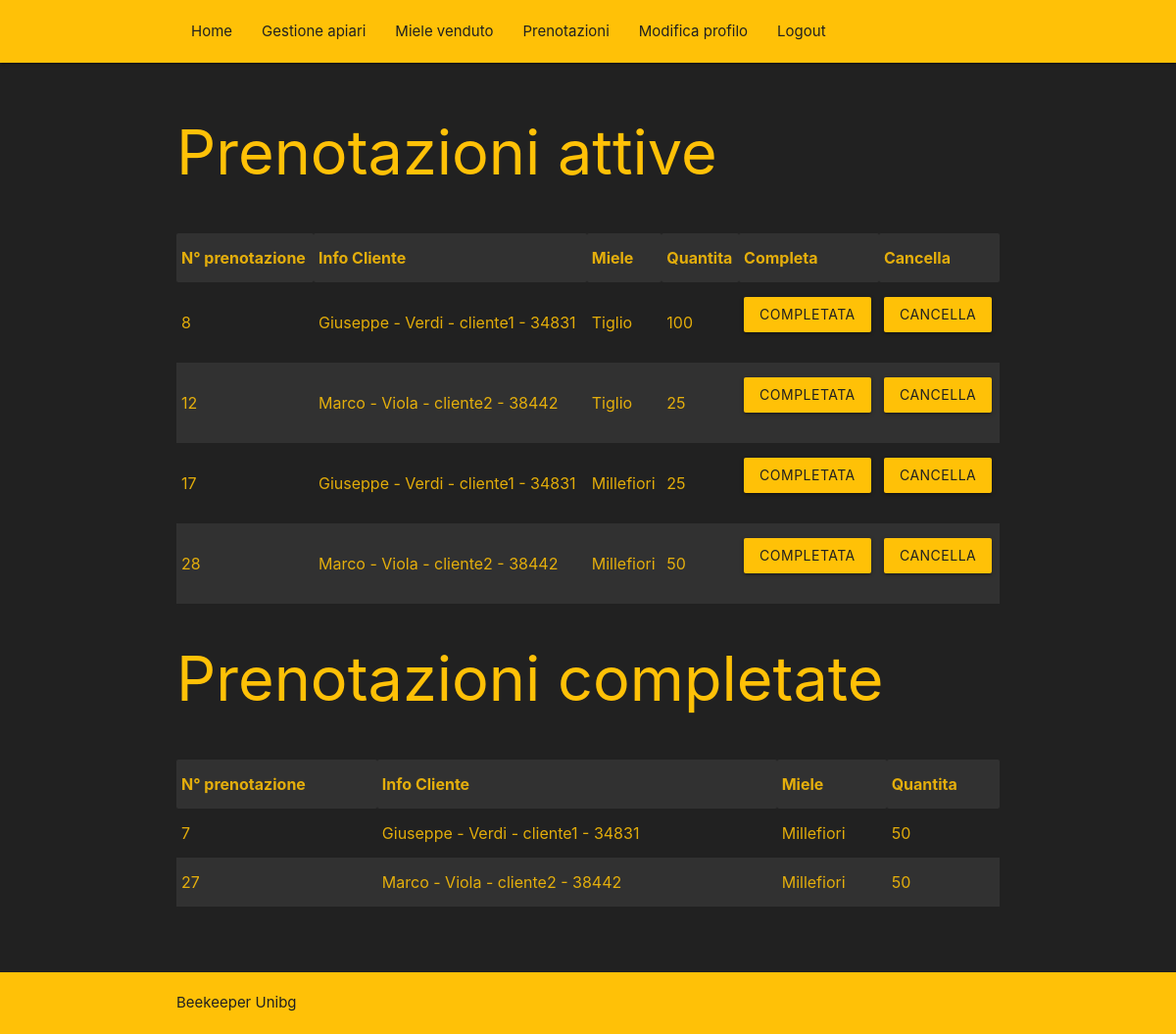
The app's page /site/vedi_prenotazioni.php (signed in) with its own data.
### tables this page shows
CREATE TABLE `prenotazioni` (
  `id_prenotazione` int(10) NOT NULL,
  `id_cliente` int(10) NOT NULL,
  `id_miele` int(10) NOT NULL,
  `quantita` int(10) DEFAULT NULL,
  `confermata` tinyint(1) DEFAULT '0'
);

CREATE TABLE `users` (
  `id_user` int(11) NOT NULL,
  `user` text NOT NULL,
  `password` text NOT NULL,
  `nome` text NOT NULL,
  `cognome` text NOT NULL,
  `data_nascita` date NOT NULL DEFAULT '0000-00-00',
  `residenza` text NOT NULL,
  `num_tel` varchar(30) NOT NULL DEFAULT ''
);

CREATE TABLE `tipo_miele` (
  `id_tipo_miele` int(10) NOT NULL,
  `nome_miele` varchar(30) DEFAULT NULL,
  `chiarezza` varchar(30) DEFAULT NULL,
  `umidita` int(10) DEFAULT NULL
);

### site/vedi_prenotazioni.php (the view, shortened to what this page needs)
<?php
	$ruolo_login = $_SESSION["role"];
?>
<html>
	<head>
		<link type="text/css" rel="stylesheet" href="css/materialize.css"  media="screen,projection"/>
	</head>
	<body>
		<header>
			<?php
				include 'menu.php';
			?>
		</header>
		<main>
			<div class="section no-pad-bot" id="index-banner">
				<div class="container">
					<?php
						$nomeDB ="localhost";
						$user = "beekeeperunibg";
						$psw = "";
						$database = "my_beekeeperunibg";
						$con = mysqli_connect($nomeDB,$user,$psw,$database);
						if(!$con) die ("Errore di connessione");
						else
						{
							$user=$_SESSION["login_user"];
							$sql0="
							SELECT id_user
							FROM users
							WHERE user='$user'";
							$query0=mysqli_query($con,$sql0);
							$row0=mysqli_fetch_assoc($query0);
							$id_user=$row0['id_user'];
							if ( strcmp ($ruolo_login, "venditore") == 0 )
							{
								$sql = "
								SELECT p.id_prenotazione, m.id_venditore, p.id_cliente, p.quantita, t.nome_miele
								FROM prenotazioni AS p
								INNER JOIN miele AS m
									ON p.id_miele=m.id_miele
								INNER JOIN tipo_miele AS t
									ON m.id_tipo_miele=t.id_tipo_miele
								WHERE p.confermata=0 AND m.id_venditore=$id_user";
							}
							$query =mysqli_query($con, $sql);
							echo "<h1 class='header orange-text'>Prenotazioni attive</h1><br>";
							echo "<table border='1' class='striped'>";
							echo "<tr>";
								echo "<th>N° prenotazione</th>";
								if ( strcmp ($ruolo_login, "venditore") == 0 )
								{
									echo "<th>Info Cliente</th>";
								}
								else
								{
									echo "<th>Info Venditore</th>";
								}
								echo "<th>Miele</th>";
								echo "<th>Quantita</th>";
								echo "<th>Completa</th>";
								echo "<th>Cancella</th>";
							echo "</tr>";
							while ($row = mysqli_fetch_assoc($query))
							{
								$id_prenotazione = $row['id_prenotazione'];
								$id_cliente = $row['id_cliente'];
								$id_venditore = $row['id_venditore'];
								$nome_miele = $row['nome_miele'];
								$quantita = $row['quantita'];
								if ( strcmp ($ruolo_login, "venditore") == 0 )
								{
									$sql1="
									SELECT nome, cognome, user, num_tel
									FROM users
									WHERE id_user=$id_cliente";
								}
								else
								{
									$sql1="
									SELECT nome, cognome, user, num_tel
									FROM users
									WHERE id_user=$id_venditore";
								}
								$query1 = mysqli_query($con, $sql1);
								$row1 = mysqli_fetch_assoc($query1);
								$nome = $row1['nome'];
								$cognome = $row1['cognome'];
								$user = $row1['user'];
								$num_tel = $row1['num_tel'];
								echo "<tr>";
									echo "<td>".$id_prenotazione."</td>";
									echo "<td>".$nome." - ".$cognome." - ".$user." - ".$num_tel."</td>";
									echo "<td>".$nome_miele."</td>";
									echo "<td>".$quantita."</td>";
									echo "<td>
											<form action='conferma_prenotazione.php'>
												<input type='hidden' name='id_prenotazione' value='$id_prenotazione'>
												<button class='btn waves-effect waves-light' type='submit' name='action'>Completata</button>
											</form>
										</td>";
									echo "<td>
											<form action='cancella_prenotazione.php'>
												<input type='hidden' name='id_prenotazione' value='$id_prenotazione'>
												<button class='btn waves-effect waves-light' type='submit' name='action'>Cancella</button>
											</form>
										</td>";
								echo "</tr>";
							}
							echo '</table>';
							echo "<h1 class='header orange-text'>Prenotazioni completate</h1><br>";
							if ( strcmp ($ruolo_login, "venditore") == 0 )
							{
								$sql5 = "
								SELECT p.id_prenotazione, p.id_cliente, m.id_venditore, p.quantita, t.nome_miele
								FROM prenotazioni AS p
								INNER JOIN miele AS m
									ON p.id_miele=m.id_miele
								INNER JOIN tipo_miele AS t
									ON m.id_tipo_miele=t.id_tipo_miele
								WHERE p.confermata=1 AND m.id_venditore=$id_user";
							}
							$query5 =mysqli_query($con, $sql5);
							echo "<table border='1' class='striped'>";
							echo "<tr>";
								echo "<th>N° prenotazione</th>";
								if ( strcmp ($ruolo_login, "venditore") == 0 )
								{
									echo "<th>Info Cliente</th>";
								}
								else
								{
									echo "<th>Info Venditore</th>";
								}
								echo "<th>Miele</th>";
								echo "<th>Quantita</th>";
							echo "</tr>";
							while ($row = mysqli_fetch_assoc($query5))
							{
								$id_prenotazione = $row['id_prenotazione'];
								$id_cliente = $row['id_cliente'];
								$id_venditore = $row['id_venditore'];
								$nome_miele = $row['nome_miele'];
								$quantita = $row['quantita'];
								if ( strcmp ($ruolo_login, "venditore") == 0 )
								{
									$sql1="
									SELECT nome, cognome, user, num_tel
									FROM users
									WHERE id_user=$id_cliente";
								}
								else
								{
									$sql1="
									SELECT nome, cognome, user, num_tel
									FROM users
									WHERE id_user=$id_venditore";
								}
								$query1 = mysqli_query($con, $sql1);
								$row1 = mysqli_fetch_assoc($query1);
								$nome = $row1['nome'];
								$cognome = $row1['cognome'];
								$user = $row1['user'];
								$num_tel = $row1['num_tel'];
								echo "<tr>";
									echo "<td>".$id_prenotazione."</td>";
									echo "<td>".$nome." - ".$cognome." - ".$user." - ".$num_tel."</td>";
									echo "<td>".$nome_miele."</td>";
									echo "<td>".$quantita."</td>";
								echo "</tr>";
							}
							echo '</table>';
							echo "<br><br><br>";
						}
					?>
				</div>
			</div>
		</main>
		<footer class="page-footer">
            <div class="container grey-text text-darken-4">
				Beekeeper Unibg
            </div>
        </footer>
	</body>
</html>

### site/menu.php (shortened to what this page needs)
<?php
	echo "<nav  role='navigation'>
			<div class='nav-wrapper container'>
				<ul class='left hide-on-med-and-down'>";
					echo
					"<li><a href='/site/home.php'>Home</a></li>";
					if (strcmp ($ruolo_login, "venditore") == 0)
					{
						echo "<li><a href='/site/vedi_apiario.php'>Gestione apiari</a></li>";
						echo "<li><a href='/site/vedi_miele.php'>Miele venduto</a></li>";
					}
					echo
								"<li><a href='/site/vedi_prenotazioni.php'>Prenotazioni</a></li>
								<li><a href='/site/profile.php'>Modifica profilo</a></li>
								<li><a href='/site/index.php'>Logout</a></li>
				</ul>
			</div>
	</nav>";
?>

### records on screen
prenotazioni: id_prenotazione "8", users.nome "Giuseppe", users.cognome "Verdi", users.user "cliente1", users.num_tel "34831", tipo_miele.nome_miele "Tiglio", quantita "100"
prenotazioni: id_prenotazione "12", users.nome "Marco", users.cognome "Viola", users.user "cliente2", users.num_tel "38442", tipo_miele.nome_miele "Tiglio", quantita "25"
prenotazioni: id_prenotazione "17", users.nome "Giuseppe", users.cognome "Verdi", users.user "cliente1", users.num_tel "34831", tipo_miele.nome_miele "Millefiori", quantita "25"
prenotazioni: id_prenotazione "28", users.nome "Marco", users.cognome "Viola", users.user "cliente2", users.num_tel "38442", tipo_miele.nome_miele "Millefiori", quantita "50"
prenotazioni: id_prenotazione "7", users.nome "Giuseppe", users.cognome "Verdi", users.user "cliente1", users.num_tel "34831", tipo_miele.nome_miele "Millefiori", quantita "50"
prenotazioni: id_prenotazione "27", users.nome "Marco", users.cognome "Viola", users.user "cliente2", users.num_tel "38442", tipo_miele.nome_miele "Millefiori", quantita "50"
